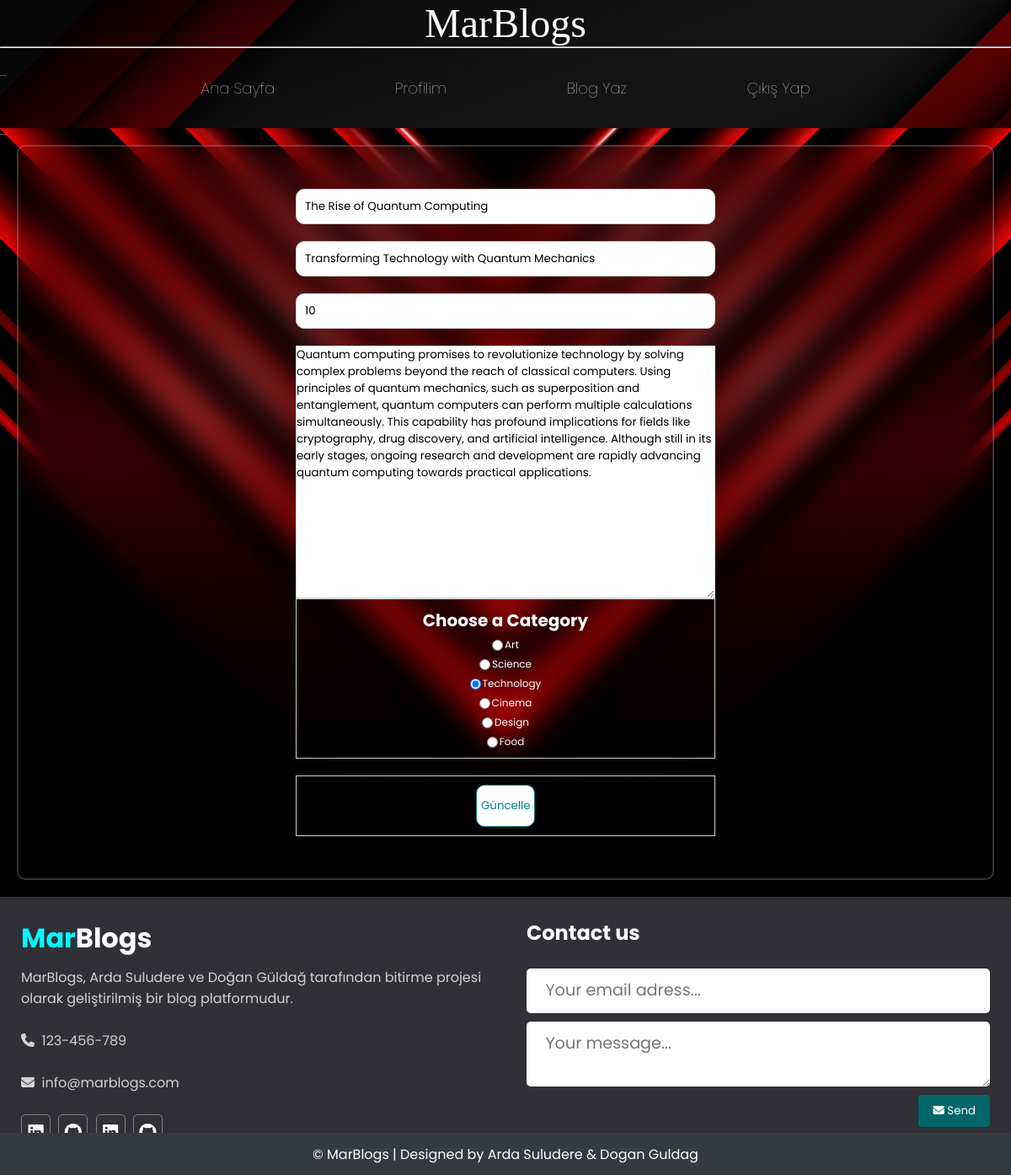
The page /edit_blog/3 (signed in) on the database its author committed.
### app/models.py (models this page shows, shortened)
class Blogs(db.Model):
    id = db.Column(db.Integer, primary_key=True)
    author_id = db.Column(db.Integer, db.ForeignKey('user.id'))  # Kullanıcının ID'sini referans alır
    title = db.Column(db.String(100), nullable=False)
    subtitle = db.Column(db.String(100), nullable=False)
    category = db.Column(db.String(100), nullable=False)
    reading_time = db.Column(db.Integer, nullable=False)
    publish_date = db.Column(db.Date, nullable=False)
    views = db.Column(db.Integer, nullable=False)
    content = db.Column(db.String(2000), nullable=False)
    @property
    def author_username(self):
        return self.author.username if self.author else None
    @property
    def author_photograph(self):
        return self._author_photograph

### app/views.py (the view, shortened to what this page needs)
@app.route('/edit_blog/<int:blog_id>', methods=['GET', 'POST'])
@login_required
def edit_blog(blog_id):
    blog = Blogs.query.get_or_404(blog_id)
    if blog.author_id != current_user.id:
        flash('Bu blog yazısını düzenleme yetkiniz yok.', 'danger')
        return redirect(url_for('main'))
    return render_template('blog_edit.html', blog=blog)

### app/__init__.py (called while the page is built)
@login_manager.user_loader
def load_user(user_id):
    return User.query.get(int(user_id))

### app/templates/blog_edit.html (shortened to what this page needs)
{% extends 'base.html' %}
{% block content %}
<div class="write-container">
    <div class="add">
        <div class="submit-form">
            <form method="post" action="{{ url_for('edit_blog', blog_id=blog.id) }}">
                <div class="content">
                    <input type="text" name="title" placeholder="Title" value="{{ blog.title }}" required />
                    <input type="text" name="subtitle" placeholder="Subtitle" value="{{ blog.subtitle }}" required />
                    <input type="text" name="reading_time" placeholder="Reading Time" value="{{ blog.reading_time }}" required />
                    <div class="editorContainer">
                        <textarea name="content" class="editor" placeholder="Write your content here..." required>{{ blog.content }}</textarea>
                    </div>
                </div>
                <div class="menu">
                    <div class="item">
                        <h1>Choose a Category</h1>
                        {% for category in ["art", "science", "technology", "cinema", "design", "food"] %}
                            <div class="cat">
                                <input type="radio" name="category" value="{{ category }}" id="{{ category }}" {% if blog.category == category %}checked{% endif %} required />
                                <label for="{{ category }}">{{ category.capitalize() }}</label>
                            </div>
                        {% endfor %}
                    </div>
                    <div class="item">
                        <div class="buttons">
                            <button type="submit" class="btn">Güncelle</button>
                        </div>
                    </div>
                </div>
            </form>
        </div>
    </div>
</div>
{% endblock %}

### app/static/assets/css/style.css (style rules this page uses)
* { margin: 0; padding: 0; box-sizing: border-box; font-family: "Poppins", sans-serif; }

### app/static/assets/css/blog-style.css (style rules this page uses)
html,body { margin: 0; padding: 0; background-color: #DDD0C8; }

### app/static/assets/css/Write.css (style rules this page uses)
.write-container { margin: 0; padding: 0; display: flex; justify-content: center; align-items: center; min-height: 100vh; min-width: 600px; background-color: seagreen; background: url('/static/assets/images/bg4.jpg') no-repeat; background-size: cover; background-position: center; }
.add { width: 100%; background: transparent; display: flex; align-items: center; justify-content: center; border: 2px solid rgba(255, 255, 255, .2); backdrop-filter: blur(20px); box-shadow: 0 0 10px rgba(0, 0, 0, .2); color: #fff; border-radius: 10px; padding: 30px 40px; margin: 20px; }
.write-container .add .submit-form { padding: 20px; width: 50%; }
.add .content { flex: 5; display: flex; flex-direction: column; gap: 20px; }
.add .content input { padding: 10px; border: 1px solid lightgray; border-radius: 10px; }
.add .content .editorContainer { height: 300px; overflow: scroll; border: 1px solid lightgray; }
.add .content .editor { height: 100%; width: 100%; border: none; }
.add .menu { flex: 2; display: flex; flex-direction: column; gap: 20px; }
.add .menu .item { border: 1px solid lightgray; padding: 10px; flex:1; display: flex; flex-direction: column; justify-content: space-between; font-size: 12px; color: #555; }
.add .menu .item h1 { font-size: 20px; }
.add .menu .item .buttons { display: flex; justify-content: space-between; justify-content: center; align-items: center; }
.add .menu .item .buttons :first-child { cursor: pointer; color: teal; background-color: white; border: 1px solid teal; padding: 3px 5px; width: 70px; height: 50px; border-radius: 10px; }
.add .menu .item h1 { color: white; text-align: center; align-items: center; }
.add .menu .item .cat { text-transform: capitalize; display: flex; align-items: center; gap: 2px; color: white; justify-content: center; padding-top: 5px; }

### rows shown on the page
Blogs: title "The Rise of Quantum Computing", subtitle "Transforming Technology with Quantum Mechanics", reading_time "10", content "Quantum computing promises to revolutionize technology by solving complex problems beyond the reach of classical computers. Using principles of quantum mechanics, such as superposition and entanglement, quantum computers can perform multiple calculations simultaneously. This capability has profound implications for fields like cryptography, drug discovery, and artificial intelligence. Although still in its early stages, ongoing research and development are rapidly advancing quantum computing towards practical applications.", category "☐ Art" "☐ Science" "☑ Technology" "☐ Cinema" "☐ Design" "☐ Food"

### other values the page prints
{{ category.capitalize() }} "Art" "Science" "Technology" "Cinema" "Design" "Food"
